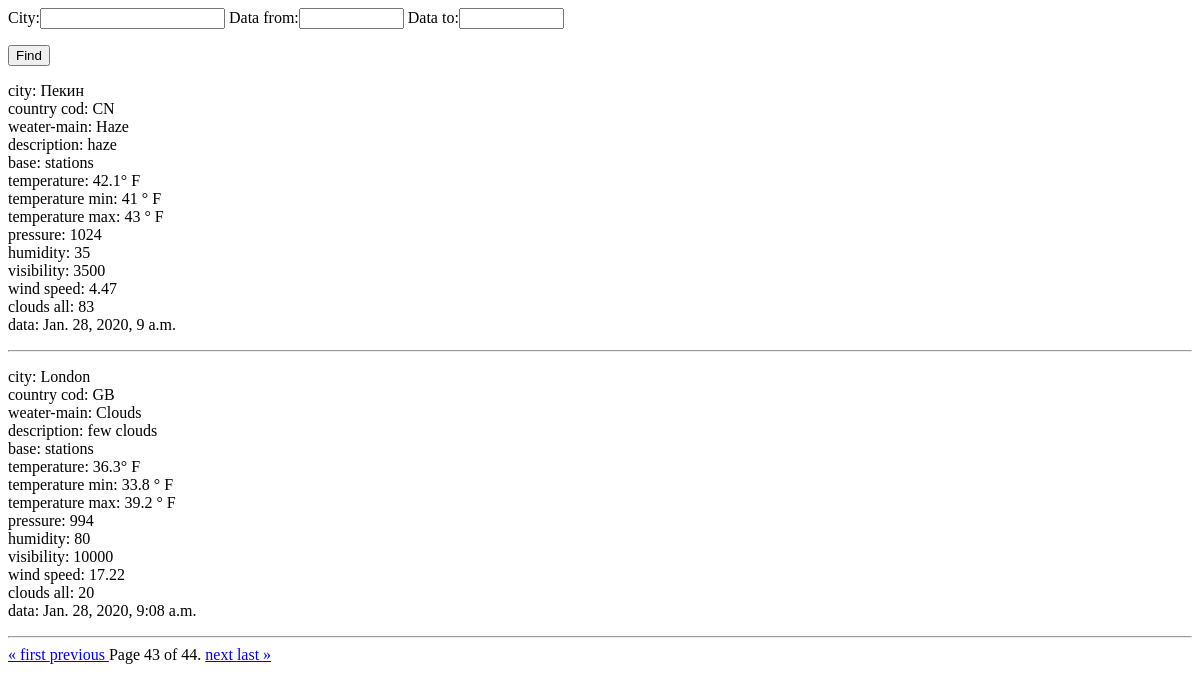
Page /weather/?page=43 on the committed database.
### weather/models.py (models this page shows)
class ExistingData(models.Model):
    city = models.CharField(max_length=25)
    country = models.CharField(max_length=10)
    main = models.CharField(max_length=25)
    description = models.CharField(max_length=50)
    icon = models.CharField(max_length=10)
    base = models.CharField(max_length=25)
    temp = models.CharField(max_length=10)
    pressure = models.CharField(max_length=10)
    humidity = models.CharField(max_length=10)
    temp_min = models.CharField(max_length=10)
    temp_max = models.CharField(max_length=10)
    visibility = models.CharField(max_length=10)
    wind_speed = models.CharField(max_length=10)
    clouds_all = models.CharField(max_length=10)
    data = models.DateTimeField(auto_now_add=True)

### weather/views.py (the view, shortened to what this page needs)
# urls.py: path('weather/', existingdata_list, name='data_list'),
def existingdata_list(request):
    data_list = ExistingData.objects.all()
    form = FilterForm()
    page, datas = pag(request, data_list)
    return render(request,
                  'weather/data_list.html',
                  {'page': page,
                   'data_list': datas,
                   'form': form
                   })

### weather/forms.py
class FilterForm(forms.Form):
    city = forms.CharField(max_length=25)
    data_from = forms.DateField(widget=widgets.AdminDateWidget)
    data_to = forms.DateField(widget=widgets.AdminDateWidget)

### weather/views.py (called while the page is built)
def pag(request, data_list):
    paginator = Paginator(data_list, 2)
    page = request.GET.get('page')
    datas = paginator.get_page(page)
    return (page, datas)

### weather/templates/weather/data_list.html (shortened to what this page needs)
{% load static %}
<link rel="stylesheet" type="text/css" href="{% static '/admin/css/widgets.css' %}">
{% block content %}
    <div class="content">
        <form method="GET">
        <div class="input-group date" id="datetimepicker1" data-target-input="nearest">
        {{ form }}
        <div class="input-group-append" data-target="#datetimepicker1" data-toggle="datetimepicker">
        <div class="input-group-text">
        <p><input type="submit" value="Find"></p>
        </div>
        </div>
        </div>
        </form>
    </div>
{% if data_list %}
    {% for data in data_list %}
        <p> <span class="title"> city:</span>
            <span class="title"> {{ data.city }}</span>
            <br>country cod:
            <span class="title"> {{ data.country }}</span>
            <br> weater-main:
            <span class="title"> {{ data.main }}</span>
            <br> description:
            <span class="title">{{ data.description }}</span>
            <br> base:
            <span class="title"> {{ data.base }}</span>
            <br> temperature:
            <span class="title">{{ data.temp }}° F</span>
            <br> temperature min:
            <span class="title"> {{ data.temp_min }} ° F</span>
            <br> temperature max:
            <span class="title"> {{ data.temp_max }} ° F</span>
            <br> pressure:
            <span class="title"> {{ data.pressure }}</span>
            <br> humidity:
            <span class="title"> {{ data.humidity }}</span>
            <br> visibility:
            <span class="title"> {{ data.visibility }}</span>
            <br> wind speed:
            <span class="title"> {{ data.wind_speed }}</span>
            <br> clouds all:
            <span class="title"> {{ data.clouds_all }}</span>
            <br> data:
            <span class="title"> {{ data.data }}</span>
         </p>
        <hr>
    {% endfor %}
{% else %}
    <p>In the {{request.GET.city}} from {{request.GET.data_from}} to {{request.GET.data_to}} there is no data.</p>
{% endif %}
{% endblock %}
{% block content1 %}
<div class="pagination">
    <span class="step-links">
        {% if data_list.has_previous %}
            <a href="?page=1">&laquo; first </a>
            <a href="?page={{ data_list.previous_page_number }}"> previous </a>
        {% endif %}
        <span class="current">
            Page {{ data_list.number }} of {{ data_list.paginator.num_pages }}.
        </span>
        {% if data_list.has_next %}
            <a href="?page={{ data_list.next_page_number }}"> next </a>
            <a href="?page={{ data_list.paginator.num_pages }}"> last &raquo;</a>
        {% endif %}
    </span>
</div>
{% endblock %}

### rows in the picture
ExistingData: city "Пекин", country "CN", main "Haze", description "haze", base "stations", temp "42.1", temp_min "41", temp_max "43", pressure "1024", humidity "35", visibility "3500", wind_speed "4.47", clouds_all "83", data "Jan. 28, 2020, 9 a.m."
ExistingData: city "London", country "GB", main "Clouds", description "few clouds", base "stations", temp "36.3", temp_min "33.8", temp_max "39.2", pressure "994", humidity "80", visibility "10000", wind_speed "17.22", clouds_all "20", data "Jan. 28, 2020, 9:08 a.m."

### other values in the picture
{{ data_list.number }} "43"
{{ data_list.paginator.num_pages }} "44"
